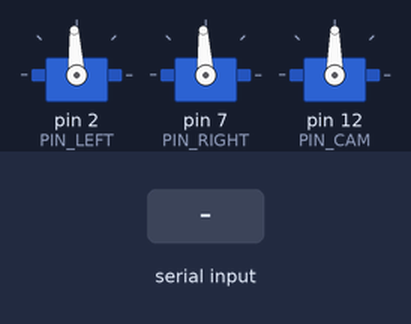
This sketch was run on a simulated Arduino Uno, built with avr-gcc and run on an emulated ATmega328P. Shown: 3 × servo. The test bench sets the inputs (shaded band). What the sketch prints to the serial monitor is not drawn.

Above: at 1.9 s.
2.0 s: "K\n" received over Serial
At 2.6 s:
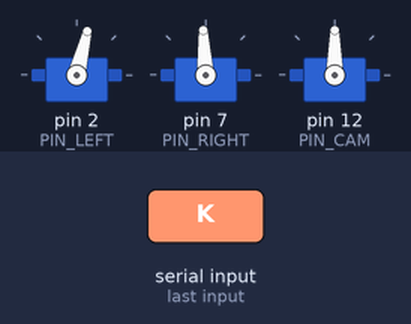
3.5 s: "R90\n" received over Serial
At 3.63 s:
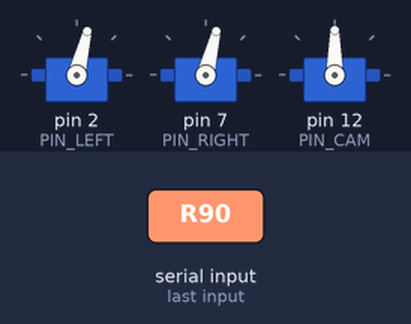
5.2 s: "r90\n" received over Serial
At 5.33 s:
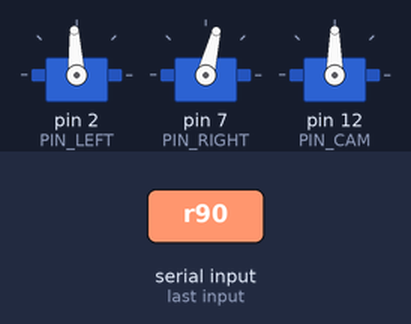
Timing chart, 0 to 8.2 s (numbered marks = the images above; inputs shaded):
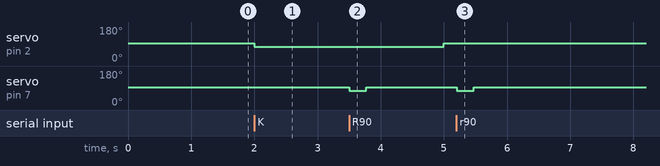

The sketch:

Servo360.ino
```cpp
/* ===========================================================================
 *  Servo360 —— 左 / 右 360° 舵机（连续旋转）角度控制
 *  ---------------------------------------------------------------------------
 *  ★ 接线（已实测确认，2026-11-17）
 *        左舵机 = D2
 *        右舵机 = D7
 *        D12 备用，目前空着
 *
 *  ★ 360° 舵机没有位置反馈，所谓「转多少度」是**时间算出来的**：
 *        时长(ms) = 角度 × 1000 ÷ dps          dps = 每秒转多少度
 *    所以必须先把 dps 标定准，否则每次都差一点，转多次会累积。
 *    标定方法见下面命令 k。
 *
 *  ★ 极性（实测，和常见资料相反，别按资料改）
 *        1500us      = 停
 *        < 1500us    = 顺时针
 *        > 1500us    = 逆时针
 *    代码里「正角度 = 顺时针」，内部自动映射，调用方不用记。
 *
 *  ---------------------------------------------------------------------------
 *  串口 9600，命令立即生效：
 *
 *      L90        左舵机 顺时针转 90 度
 *      L-45       左舵机 逆时针转 45 度
 *      R90        右舵机 顺时针转 90 度
 *      R-45       右舵机 逆时针转 45 度
 *      LR90       两颗同时转 90 度
 *
 *      k          标定：左舵机顺时针转 3000ms（数转了几圈，圈数×360÷3 = dps）
 *      t1500      不换算，直接让左舵机转 1500ms
 *      u300       设 dps（60~900）
 *
 *      + / -      速度幅度 ±25us（100~500，越大越快）
 *      s          全停
 *      ?          状态    h  帮助
 *
 *  ⚠ 如果装的是 180° 舵机，别用本固件 —— 持续给偏离 1500 的脉宽会顶死打齿。
 * =========================================================================*/

#include <Servo.h>

const uint8_t PIN_LEFT  = 2;
const uint8_t PIN_RIGHT = 7;
const uint8_t PIN_CAM   = 12;    // 云台：180° 舵机（和上面两颗不是一回事）

Servo srvL;
Servo srvR;
Servo srvCam;

const uint16_t US_STOP = 1500;
const uint16_t AMP_MIN = 100;
const uint16_t AMP_MAX = 500;

/* ★ 标定结果（2026-11-17 实测）
 *      幅度 175us（脉宽 1325us）下，左舵机 4.0 秒转 3.75 圈
 *      → 3.75 × 360 ÷ 4 = 337.5 度/秒      取 337
 *  ⚠ dps 只在「标定时那个幅度」下成立。改了 +/- 幅度，转速就变了。
 *    这里按幅度线性缩放做近似补偿（ampCal 记的就是标定时的幅度），
 *    小幅调整（±25us）够用，大改仍建议重标一次。 */
uint16_t usAmp   = 175;    // 工作幅度：离 1500 的脉宽差，越大转得越快
uint16_t ampCal  = 175;    // 标定时用的幅度
uint16_t dpsCal  = 337;    // 该幅度下的实测角速度（度/秒）

uint32_t untilL = 0;       // 0 = 停；否则为应该停下的时刻
uint32_t untilR = 0;

uint8_t  camDeg = 90;      // 云台当前目标角度（180° 舵机专用）

char     cmdBuf[12];
uint8_t  cmdLen = 0;

/* 顺时针 = 1500 以下，逆时针 = 1500 以上 */
uint16_t pulseCW(uint16_t amp)  { return (uint16_t)(US_STOP > amp ? US_STOP - amp : 1000); }
uint16_t pulseCCW(uint16_t amp) { return (uint16_t)(US_STOP + amp); }

void stopL() { srvL.writeMicroseconds(US_STOP); untilL = 0; }
void stopR() { srvR.writeMicroseconds(US_STOP); untilR = 0; }

/* 当前幅度下的等效角速度（按幅度线性缩放，近似） */
uint16_t dpsNow()
{
  if (ampCal == 0) { return dpsCal; }
  uint32_t d = (uint32_t)dpsCal * usAmp / ampCal;
  if (d <  30) { d =  30; }
  if (d > 1200) { d = 1200; }
  return (uint16_t)d;
}

/* 角度 → 毫秒。deg 正 = 顺时针，负 = 逆时针 */
uint32_t degToMs(int16_t deg)
{
  const uint16_t a = (uint16_t)((deg < 0) ? -deg : deg);
  const uint16_t d = dpsNow();
  uint32_t ms = (uint32_t)a * 1000UL / (uint32_t)d;
  if (ms < 20) { ms = 20; }          // 太短舵机来不及响应
  return ms;
}

void spinDeg(char which, int16_t deg)
{
  if (deg == 0) { return; }
  const uint16_t us   = (deg > 0) ? pulseCW(usAmp) : pulseCCW(usAmp);
  const uint32_t ms   = degToMs(deg);
  const uint32_t till = millis() + ms;

  if (which == 'L' || which == 'B')
  {
    srvL.writeMicroseconds(us);
    untilL = till;
  }
  if (which == 'R' || which == 'B')
  {
    srvR.writeMicroseconds(us);
    untilR = till;
  }

  Serial.print(F("[360] "));
  if (which == 'L')      { Serial.print(F("左")); }
  else if (which == 'R') { Serial.print(F("右")); }
  else                   { Serial.print(F("左右")); }
  Serial.print(F("舵机 "));
  Serial.print(deg > 0 ? F("顺") : F("逆"));
  Serial.print(F("时针 "));
  Serial.print(deg > 0 ? deg : -deg);
  Serial.print(F("度  "));
  Serial.print(us);
  Serial.print(F("us x "));
  Serial.print(ms);
  Serial.println(F("ms"));
}

void report()
{
  Serial.print(F("[360] 左=D"));
  Serial.print(PIN_LEFT);
  Serial.print(F(" 右=D"));
  Serial.print(PIN_RIGHT);
  Serial.print(F("  幅度="));
  Serial.print(usAmp);
  Serial.print(F("us  dps="));
  Serial.print(dpsNow());
  Serial.print(F("  左:"));
  Serial.print(untilL ? F("转") : F("停"));
  Serial.print(F(" 右:"));
  Serial.print(untilR ? F("转") : F("停"));
  Serial.print(F("  云台="));
  Serial.print(camDeg);
  Serial.println(F("度"));
}

void help()
{
  Serial.println(F("=============================================="));
  Serial.println(F(" 左舵机=D2   右舵机=D7   正角度=顺时针"));
  Serial.println(F(" L90 / L-45     左舵机 顺/逆时针 转 90/45 度"));
  Serial.println(F(" R90 / R-45     右舵机"));
  Serial.println(F(" LR90           两颗同时"));
  Serial.println(F(" k              标定：左转 3000ms（数圈数）"));
  Serial.println(F(" t1500          不换算，直接转 1500ms"));
  Serial.println(F(" u300           设 dps（度/秒）"));
  Serial.println(F(" C90            云台(D12,180舵机) 转到 90 度"));
  Serial.println(F(" +/-  调速   s  全停   ?  状态"));
  Serial.println(F("=============================================="));
}

void setup()
{
  Serial.begin(9600);
  delay(200);

  srvL.attach(PIN_LEFT);
  srvR.attach(PIN_RIGHT);
  srvCam.attach(PIN_CAM);
  srvL.writeMicroseconds(US_STOP);
  srvR.writeMicroseconds(US_STOP);
  srvCam.write(camDeg);          // 云台先回中位

  help();
  report();
}

void handleCmd()
{
  cmdBuf[cmdLen] = '\0';
  cmdLen = 0;

  if (cmdBuf[0] == '\0') { return; }

  const char k0 = (char)((cmdBuf[0] >= 'a' && cmdBuf[0] <= 'z') ? cmdBuf[0] - 32 : cmdBuf[0]);

  /* 数字部分（支持负号） */
  int16_t v = 0;
  uint8_t i = 1;
  bool neg = false;
  bool hasNum = false;
  if (cmdBuf[i] == '-') { neg = true; i++; }
  for (; cmdBuf[i] >= '0' && cmdBuf[i] <= '9'; i++)
  {
    v = (int16_t)(v * 10 + (cmdBuf[i] - '0'));
    hasNum = true;
  }
  if (neg) { v = (int16_t)(-v); }

  switch (k0)
  {
    case 'L':
      /* LR90 这种两字母写法 */
      if (cmdBuf[1] == 'R' || cmdBuf[1] == 'r')
      {
        int16_t w = 0;
        uint8_t j = 2;
        bool n2 = false;
        if (cmdBuf[j] == '-') { n2 = true; j++; }
        for (; cmdBuf[j] >= '0' && cmdBuf[j] <= '9'; j++) { w = (int16_t)(w * 10 + (cmdBuf[j] - '0')); }
        if (n2) { w = (int16_t)(-w); }
        spinDeg('B', w);
        break;
      }
      spinDeg('L', v);
      break;

    case 'R': spinDeg('R', v); break;

    case 'T':
      if (hasNum && v > 0)
      {
        srvL.writeMicroseconds(pulseCW(usAmp));
        untilL = millis() + (uint32_t)v;
        Serial.print(F("[360] 左舵机 直接转 "));
        Serial.print(v);
        Serial.println(F("ms"));
      }
      break;

    case 'K':
      srvL.writeMicroseconds(pulseCW(usAmp));
      untilL = millis() + 3000UL;
      Serial.println(F("[360] 标定：左舵机顺时针转 3000ms，数一下转了几圈"));
      Serial.println(F("[360]   dps = 圈数 x 360 / 3    例：2 圈半 -> 300"));
      break;

    case 'C':
      /* 云台是 180° 舵机，参数是绝对角度，不是脉宽 */
      if (hasNum)
      {
        int16_t a = v;
        if (a < 0)   { a = 0;   }
        if (a > 180) { a = 180; }
        camDeg = (uint8_t)a;
        srvCam.write(camDeg);
        Serial.print(F("[360] 云台(D12) -> "));
        Serial.print(camDeg);
        Serial.println(F(" 度"));
      }
      else
      {
        Serial.print(F("[360] 云台当前 "));
        Serial.print(camDeg);
        Serial.println(F(" 度，用 C<0~180> 设定"));
      }
      break;

    case 'U':
      if (hasNum && v >= 60 && v <= 1200)
      {
        dpsCal = (uint16_t)v;
        ampCal = usAmp;          // 在「当前幅度」下给出的实测值
        report();
      }
      break;

    case 'S': stopL(); stopR(); report(); break;

    case '+':
      if (usAmp + 25 <= AMP_MAX) { usAmp = (uint16_t)(usAmp + 25); }
      report();
      Serial.println(F("[360] 幅度变了，dps 已按比例近似换算；要精确就重发 k 重标"));
      break;
    case '-':
      if (usAmp >= AMP_MIN + 25) { usAmp = (uint16_t)(usAmp - 25); }
      report();
      Serial.println(F("[360] 幅度变了，dps 已按比例近似换算；要精确就重发 k 重标"));
      break;

    case '?': report(); break;
    case 'H': help(); break;
    default: break;
  }
}

void loop()
{
  while (Serial.available() > 0)
  {
    const char c = (char)Serial.read();
    if (c == '\r' || c == '\n')
    {
      if (cmdLen > 0) { handleCmd(); }
    }
    else if (cmdLen < sizeof(cmdBuf) - 1)
    {
      cmdBuf[cmdLen++] = c;
    }
  }

  const uint32_t now = millis();
  if (untilL && (int32_t)(now - untilL) >= 0) { stopL(); }
  if (untilR && (int32_t)(now - untilR) >= 0) { stopR(); }
}
```

Measured:
- after the input at 2.0 s, servo on pin 2 (PIN_LEFT): 93° → 76° at once
- after the input at 3.5 s, servo on pin 7 (PIN_RIGHT): 93° → 76° at once, → 93° 0.27 s later
- after the input at 5.2 s, servo on pin 7 (PIN_RIGHT): 93° → 76° at once, → 93° 0.27 s later
